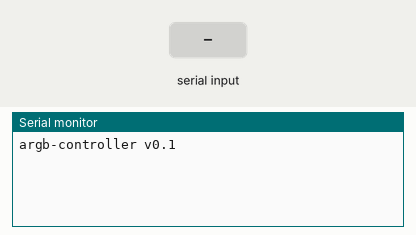
Recording of a sketch running on a simulated Arduino Uno, built with avr-gcc and run on an emulated ATmega328P. On the bench: the last lines printed to the serial monitor. The inputs (shaded band) are chosen by the test bench.

Above: at 1.2 s.
1.3 s: "90,45\n" received over Serial
At 2.5 s:
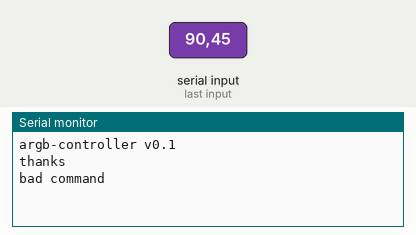
2.8 s: "100\n" received over Serial
At 3.8 s:
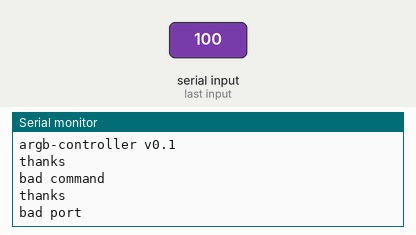
4.3 s: "500\n" received over Serial
At 5.0 s:
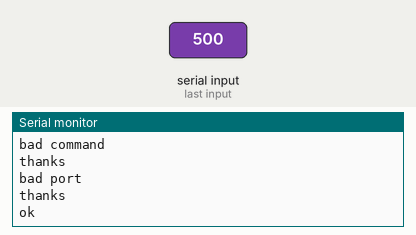

Measured:
- after the input at 1.3 s, the serial monitor: prints a new line at once (image 1)
- after the input at 2.8 s, the serial monitor: prints a new line at once (image 2)
- after the input at 4.3 s, the serial monitor: prints a new line at once (image 3)

The sketch:

argb-controller.ino
```cpp
#include <FastLED.h>

using namespace std;

#define PORT_COUNT 5
#define PORT_MAX_LIGHT_COUNT 12

#define PORT_1_PIN 5
#define PORT_1_LIGHT_COUNT 12

#define PORT_2_PIN 6
#define PORT_2_LIGHT_COUNT 12

#define PORT_3_PIN 9
#define PORT_3_LIGHT_COUNT 12

#define PORT_4_PIN 10
#define PORT_4_LIGHT_COUNT 12

#define PORT_5_PIN 11
#define PORT_5_LIGHT_COUNT 12

CRGB leds[PORT_COUNT][PORT_MAX_LIGHT_COUNT];

const byte inputBufferSize = 32;
char input[inputBufferSize];
bool inputReady = false;

void setColor(int portIndex, int lightIndex, int r, int g, int b) {
	leds[portIndex][lightIndex].r = r;
	leds[portIndex][lightIndex].g = g;
	leds[portIndex][lightIndex].b = b;

	FastLED.show();
}

bool validateSetColorCommand(long portIndex, long lightIndex, long r, long g, long b) {
	if (portIndex < 0 || portIndex >= PORT_COUNT) {
		Serial.println("bad port");
		return false;
	}

	if (lightIndex < 0 || lightIndex >= PORT_MAX_LIGHT_COUNT) { //TODO better validation
		Serial.println("bad light");
		return false;
	}

	if (r < 0 || r > 255 ||
		g < 0 || g > 255 ||
		b < 0 || b > 255) {
		Serial.println("bad color");
		return false;
	}


	Serial.println("ok");
	return true;
}

void handleSetColorCommand(char *arguments) {
	long portIndex = strtol(arguments, &arguments, 10) - 1;
	long lightIndex = strtol(arguments, &arguments, 10) - 1;

	long r = strtol(arguments, &arguments, 16);
	long g = strtol(arguments, &arguments, 16);
	long b = strtol(arguments, &arguments, 16);

	if (validateSetColorCommand(portIndex, lightIndex, r, g, b)) {
		setColor(portIndex, lightIndex, r, g, b);
	}
}

void handlePersistStateCommand() {
	Serial.println("ok");
}

void handleSerialInput() {
	if (!inputReady) {
		return;
	}

	char *arguments;
	long command = strtol(input, &arguments, 10);

	switch (command) {
		case 100: // Set color
			handleSetColorCommand(arguments);
			break;
		case 500: // Persist state
			handlePersistStateCommand();
			break;
		default:
			Serial.println("bad command");
			break;
	}

	inputReady = false;
}

void readSerialInput() {
	static byte index = 0;
	char current;

	while (Serial.available() > 0 && !inputReady) {
		current = Serial.read();

		if (current != '\n') {
			input[index++] = current;

			if (index >= inputBufferSize) {
				index = inputBufferSize - 1;
			}

			continue;
		}

		input[index] = '\0';
		index = 0;

		Serial.println("thanks");

		inputReady = true;
	}
}

void setup() {
	Serial.begin(115200);

	FastLED.addLeds<WS2812B, PORT_1_PIN, GRB>(leds[0], PORT_1_LIGHT_COUNT);
	FastLED.addLeds<WS2812B, PORT_2_PIN, GRB>(leds[1], PORT_2_LIGHT_COUNT);
	FastLED.addLeds<WS2812B, PORT_3_PIN, GRB>(leds[2], PORT_3_LIGHT_COUNT);
	FastLED.addLeds<WS2812B, PORT_4_PIN, GRB>(leds[3], PORT_4_LIGHT_COUNT);
	FastLED.addLeds<WS2812B, PORT_5_PIN, GRB>(leds[4], PORT_5_LIGHT_COUNT);

	FastLED.setCorrection(CRGB(TypicalSMD5050));

	//TODO initializeState();

	Serial.println("argb-controller v0.1");
}

void loop() {
	readSerialInput();
	handleSerialInput();
}
```
